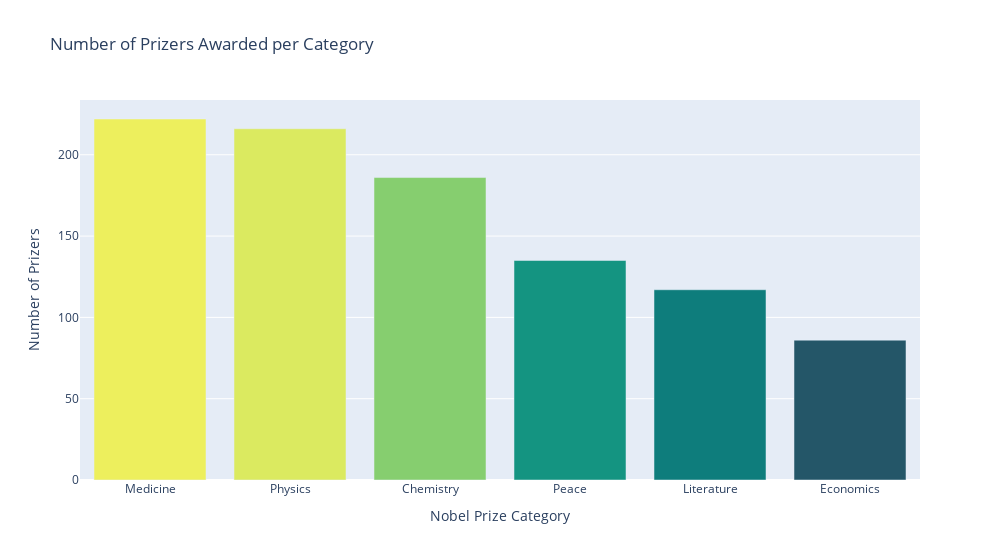

Write notebook code for a chart like this one.
### Code cell
cat_bar = px.bar(cat_df, 
                    x= cat_df.index, 
                    y = cat_df.values, 
                    color=cat_df.values,
                    color_continuous_scale='Aggrnyl',
                    title='Number of Prizers Awarded per Category')

cat_bar.update_layout(
                    xaxis_title='Nobel Prize Category',
                    yaxis_title='Number of Prizers',
                    coloraxis_showscale=False, 
                    width = 1000)

### Figure 1 — Plotly figure (JSON) as saved in the notebook; plotly's stock layout.template omitted (floating-point values rounded to 4 significant figures)
{"data": [{"alignmentgroup": "True", "hovertemplate": "index=%{x}<br>y=%{y}<br>color=%{marker.color}<extra></extra>", "legendgroup": "", "marker": {"color": [222, 216, 186, 135, 117, 86], "coloraxis": "coloraxis", "pattern": {"shape": ""}}, "name": "", "offsetgroup": "", "orientation": "v", "showlegend": false, "textposition": "auto", "type": "bar", "x": ["Medicine", "Physics", "Chemistry", "Peace", "Literature", "Economics"], "xaxis": "x", "y": [222, 216, 186, 135, 117, 86], "yaxis": "y"}], "layout": {"barmode": "relative", "coloraxis": {"colorbar": {"title": {"text": "color"}}, "colorscale": [[0, "rgb(36, 86, 104)"], [0.1667, "rgb(15, 114, 121)"], [0.3333, "rgb(13, 143, 129)"], [0.5, "rgb(57, 171, 126)"], [0.6667, "rgb(110, 197, 116)"], [0.8333, "rgb(169, 220, 103)"], [1, "rgb(237, 239, 93)"]], "showscale": false}, "legend": {"tracegroupgap": 0}, "title": {"text": "Number of Prizers Awarded per Category"}, "width": 1000, "xaxis": {"anchor": "y", "domain": [0, 1], "title": {"text": "Nobel Prize Category"}}, "yaxis": {"anchor": "x", "domain": [0, 1], "title": {"text": "Number of Prizers"}}}}
